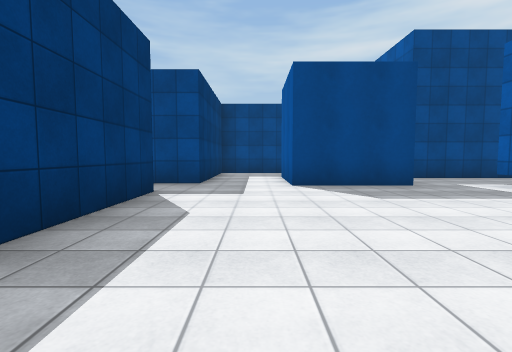
view 1 (above)

19 first-person views from a walk through a scene from a Unity 3-D project. The camera is 1.2 m above the floor, tilts 4° down and sees 85° across. The floor is counted in squares, 2 m on a side. Each view is taken from the middle of a square. On the plan, view 1 faces up. The plan holds only what a view shows up to about 9 squares ahead; the rest is blank. Surface patterns are stand-ins for the level's own textures.

view 2
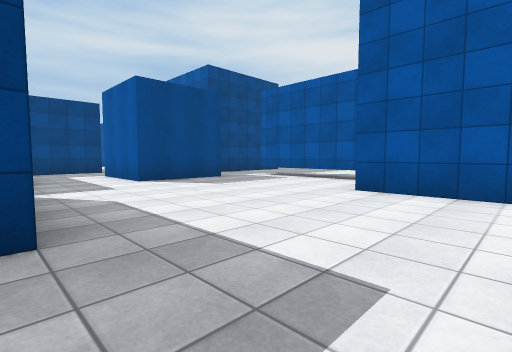

view 3
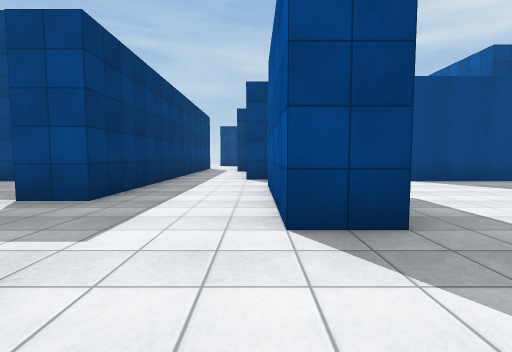

view 4
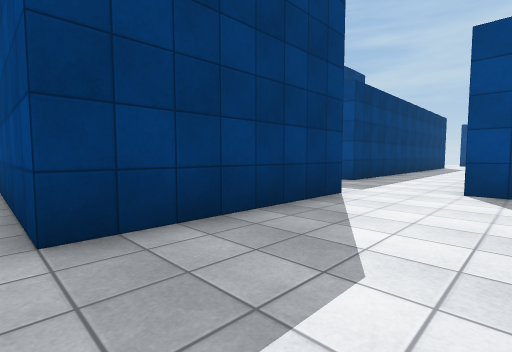

view 5
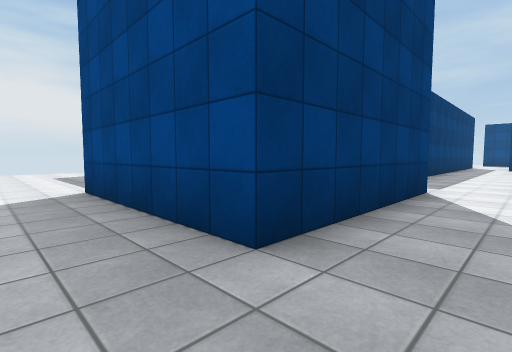

view 6
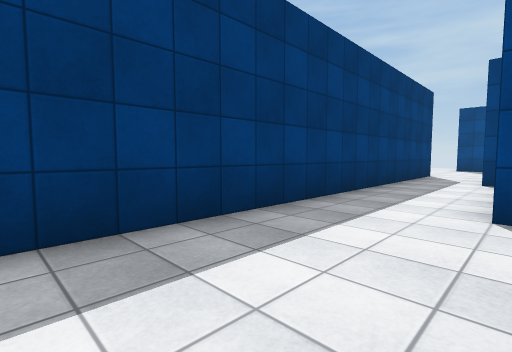

view 7
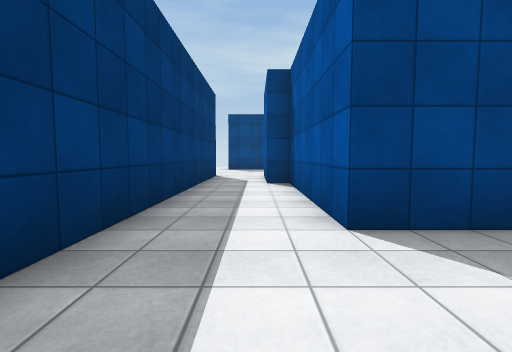

view 8
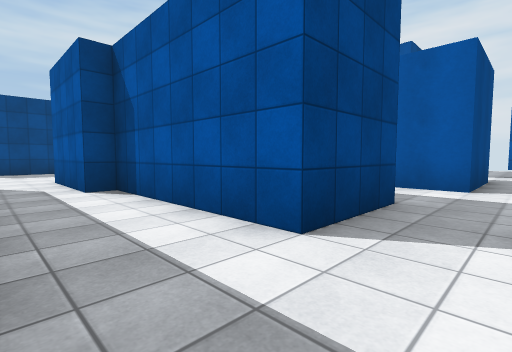

view 9
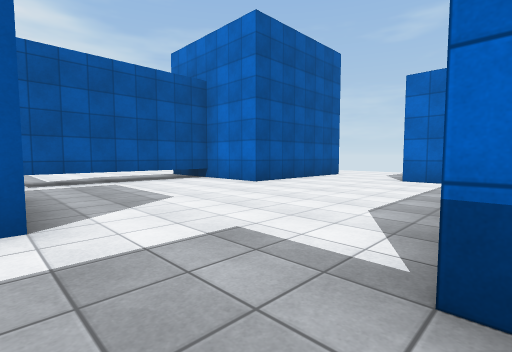

view 10
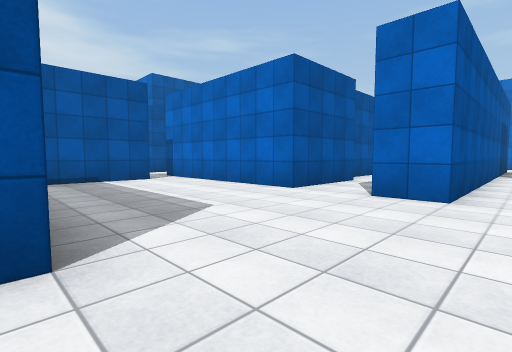

view 11
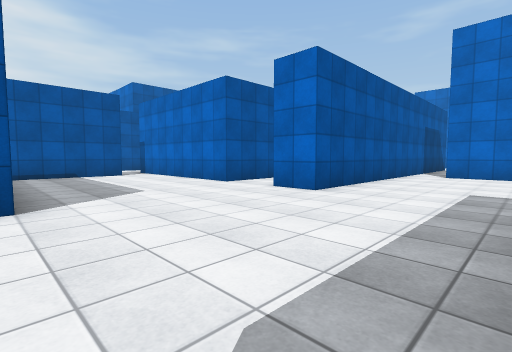

view 12
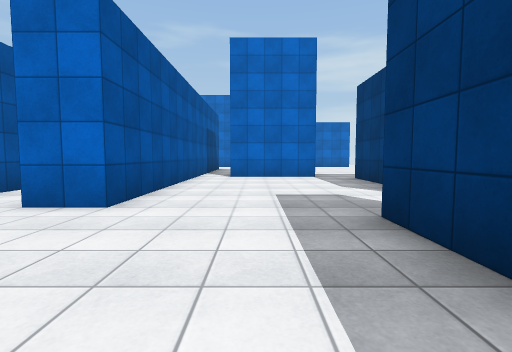

view 13
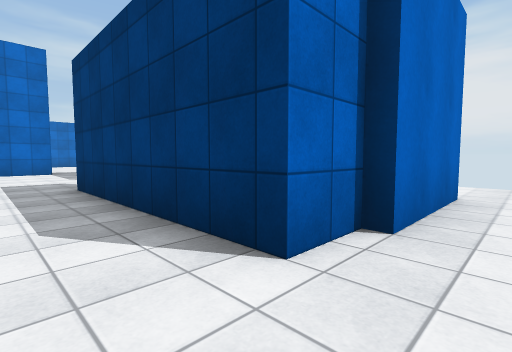

view 14
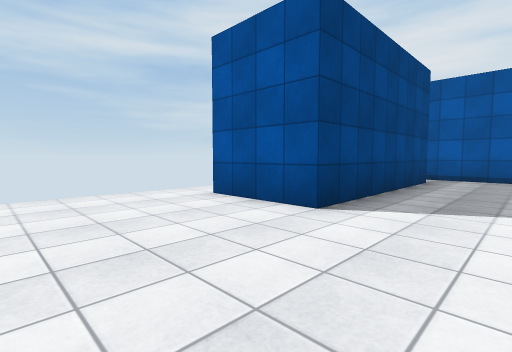

view 15
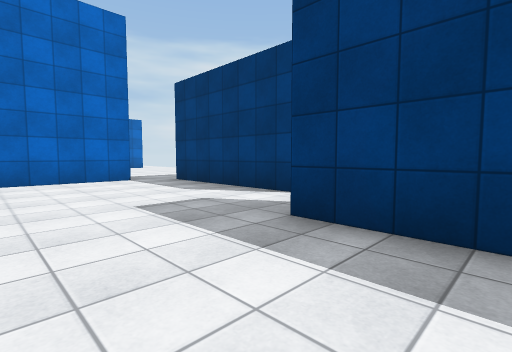

view 16
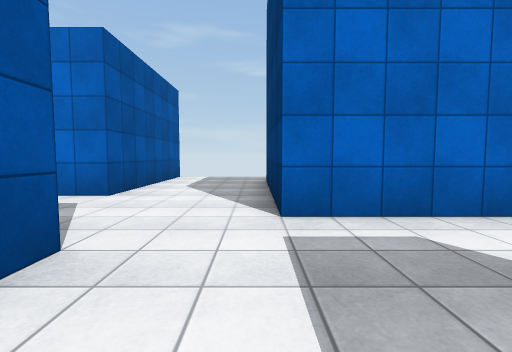

view 17
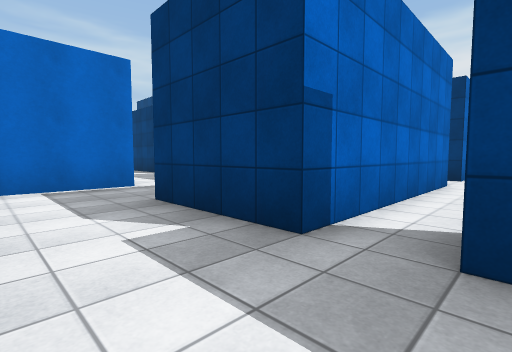

view 18
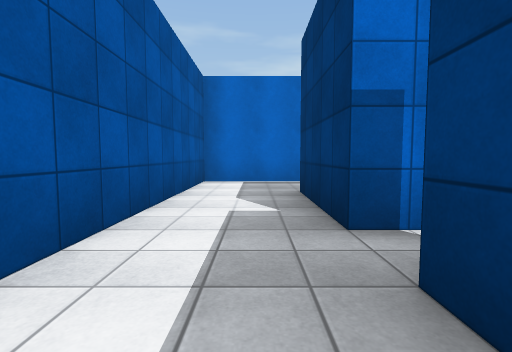

view 19
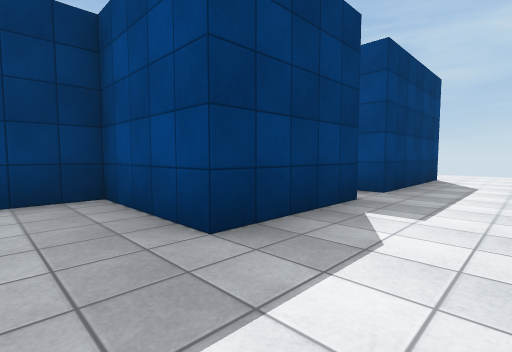

### Floor plan
Key: @ floor where view 1 was taken; # wall or solid block; . floor; T thing the floor can be seen under or through.
Columns run from 14 left of view 1 to 9 right of it. Each row starts with its distance up from view 1.
 19 ..........     ..
 18 ..###....#     ...
 17     #....#####.#..
 16     #..........#..
 15     #..........#..
 14     #..........#..#
 13     ..............#
 12    #....#..#####..#
 11    #....#..#####..#
 10    #....#..##.....#
  9    #....#..##.....#
  8    .....#..##..#######
  7    ..##.#..##..###...
  6      #  #......###....
  5      .. #..........T....
  4       ..#...#......T....
  3        .#...#......T...
  2         ....#......T..
  1         .........####
  0        ###....@..#
 -1          #.......#
 -2          #...##..#
 -3 ..... ####...# ..
 -4 .............#
 -5   ...........#

Positions as (right, up) in squares from view 1, and headings:
1: (0, 0), facing up
2: (-2, -1), facing up-right
3: (-3, -1), facing up
4: (-2, -4), facing up-left
5: (-3, -5), facing up-left
6: (-3, 3), facing up-left
7: (-4, 4), facing up
8: (-5, 5), facing up-right
9: (-2, 6), facing down-right
10: (-7, 17), facing down-right
11: (-9, 17), facing down-right
12: (-8, 16), facing down
13: (-8, 19), facing down-left
14: (-8, 15), facing up-right
15: (-7, 15), facing down-left
16: (-4, 3), facing down
17: (3, 14), facing down-left
18: (2, 15), facing down
19: (3, 9), facing up-left
